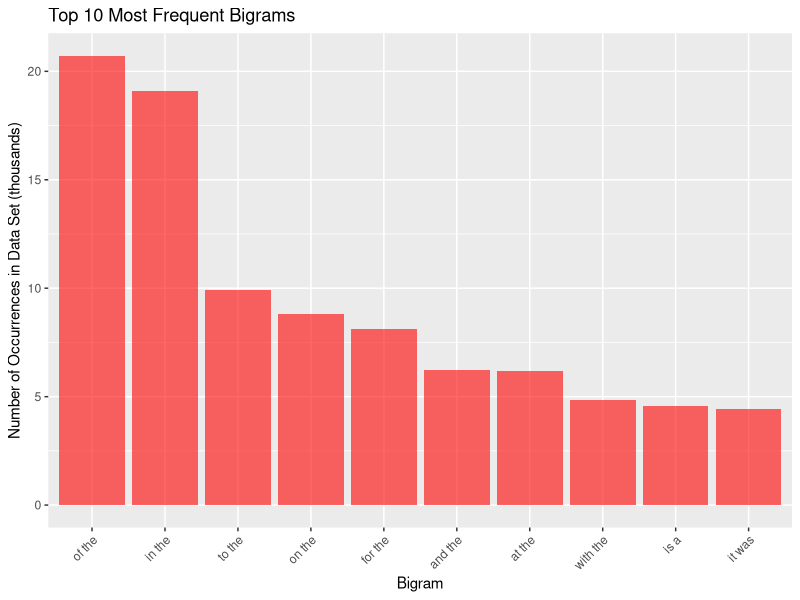
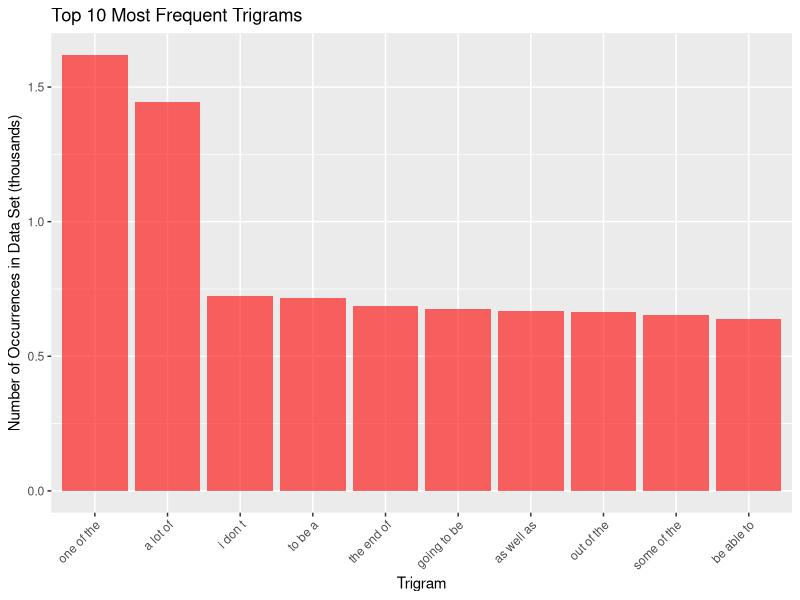

The R script that drew these images, in order:
## ---- chunk 1
knitr::opts_chunk$set(echo = TRUE)
## ---- chunk 2
fileSummary = data.frame(File.Name = c("en_US.twitter.txt", "en_US.news.txt", "en_US.blogs.txt"),
                         File.Size = c("159 MB", "196 MB", "200 MB"),
                         Number.Of.Lines = c("2,360,148", "1,010,242", "899,288"),
                         Min.Line.Length = c("2", "1", "1"),
                         Max.Line.Length = c("140", "11,384", "40,832"))

knitr::kable(fileSummary, align = c("l", "r", "r", "c", "c"))

## ---- chunk 3
library(ggplot2)
library(dplyr)

nGramMapTable = read.csv("UniGramMapTable.csv", row.names = 1, stringsAsFactors = FALSE)
nGramMapTable$Bigram = paste(nGramMapTable$Key, nGramMapTable$Value)

topBigrams = top_n(nGramMapTable, 10, freq) %>%
             arrange(desc(freq))

topBigrams$freq = topBigrams$freq/1000

graph = ggplot(data = topBigrams, aes(x = Bigram, y = freq))
graph = graph + geom_bar(stat = "identity", fill = "Red", alpha = 0.6)
graph = graph + labs(x = "Bigram", y = "Number of Occurrences in Data Set (thousands)")
graph = graph + labs(title = "Top 10 Most Frequent Bigrams")
graph = graph + scale_x_discrete(limits=topBigrams$Bigram)
graph = graph + theme(axis.text.x = element_text(angle=45, hjust = 1))
graph
## ---- chunk 4
nGramMapTable = read.csv("BiGramMapTable.csv", row.names = 1, stringsAsFactors = FALSE)
nGramMapTable$Trigram = paste(nGramMapTable$Key, nGramMapTable$Value)

topTrigrams = top_n(nGramMapTable, 10, freq) %>%
              arrange(desc(freq))

topTrigrams$freq = topTrigrams$freq/1000

graph = ggplot(data = topTrigrams, aes(x = Trigram, y = freq))
graph = graph + geom_bar(stat = "identity", fill = "Red", alpha = 0.6)
graph = graph + labs(x = "Trigram", y = "Number of Occurrences in Data Set (thousands)")
graph = graph + labs(title = "Top 10 Most Frequent Trigrams")
graph = graph + scale_x_discrete(limits=topTrigrams$Trigram)
graph = graph + theme(axis.text.x = element_text(angle=45, hjust = 1))
graph
